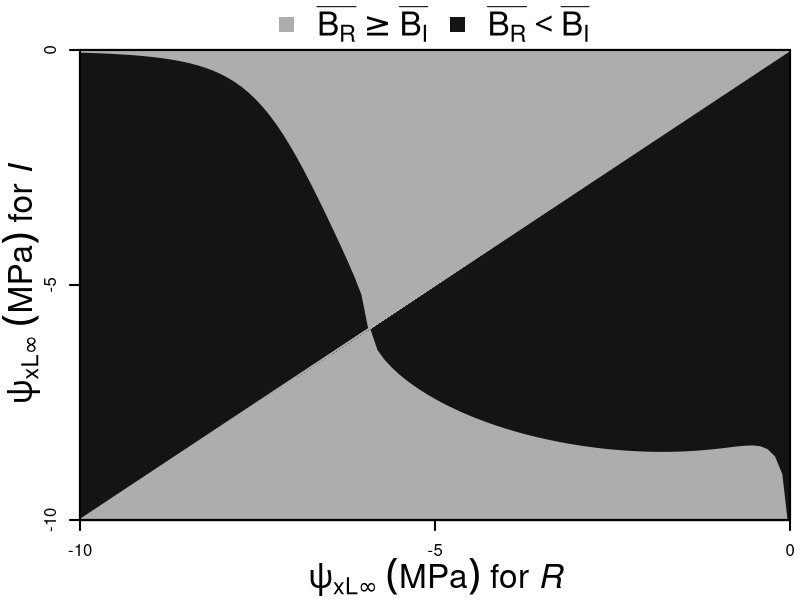

Write the R code that produced this figure.

# Data
data   <- read.csv("Results/SIII-grid_search_test.csv")

# Figure
Cols <- c("grey68", "grey8")
windows(8, 6)
par(mgp=c(2.2, 1, 0), xaxs="i", yaxs="i", lwd=2, mar=c(4, 4, 2.5, 0.5), mfrow=c(1, 1))
plot(0,
     xaxt="n", yaxt="n", xlab=NA, ylab=NA, type = "n",
     xlim = c(-10, 0), ylim = c(-10, 0), col = Cols[1])
rect(-10, -10, 0, 0, border = Cols[2], col = Cols[2])
points(data[, 1], data[, 3], col = Cols[1], type = "l")
abline(a = 0, b = 1, col = Cols[1])
polygon(c(0, -10, data[1:ceiling(nrow(data)/2), 1], 0), c(0, 0, data[1:ceiling(nrow(data)/2), 3], 0), border = NA, col = Cols[1])
polygon(c(0, -10, data[ceiling(nrow(data)/2):nrow(data), 1]), c(-10, -10, data[ceiling(nrow(data)/2):nrow(data), 3]), border = NA, col = Cols[1])

axis(1, xlim = c(-10, 0), pos = -10, lwd = 2, at = c(-10, -5, 0))
mtext(expression(psi[xL*infinity]~(MPa)~"for"~italic(R)), side = 1, line = 3, cex = 2)
axis(2, ylim = c(-10, 0), pos = -10, lwd = 2, at = c(-10, -5, 0))
mtext(expression(psi[xL*infinity]~(MPa)~"for"~italic(I)), side = 2, line = 1.8, cex = 2)
legend("top", c(expression(bar(B[R])>=bar(B[I])), expression(bar(B[R])<bar(B[I]))),
       pch = 15, col = c(Cols[1], Cols[2]),
       horiz = TRUE, bty = "n", xpd = TRUE, inset = c(0, -0.14), cex = 2)
box()

# Save file
dev.copy2pdf(file = "Figures/Figure 2.pdf")
